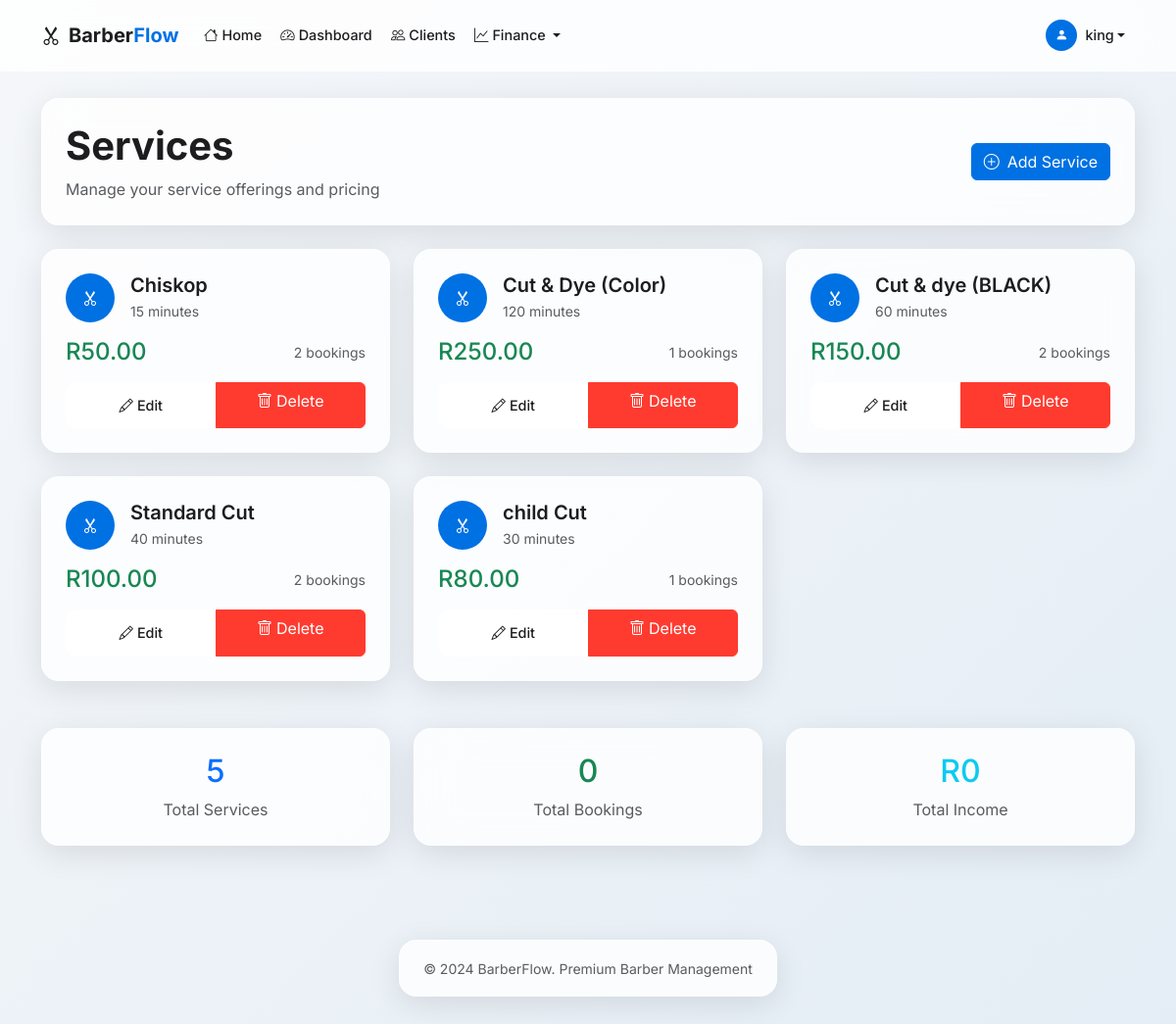
Page /services/ (signed in) on the committed database.
### barber/models.py (models this page shows, shortened)
class Barber(AbstractUser):
    phone = models.CharField(max_length=15, blank=True)
    work_start_time = models.TimeField(default='08:00')
    work_end_time = models.TimeField(default='18:00')
    sms_notifications_enabled = models.BooleanField(default=True)
    class Meta:
        verbose_name = 'Barber'
        verbose_name_plural = 'Barbers'

class Service(models.Model):
    barber = models.ForeignKey(Barber, on_delete=models.CASCADE, related_name='services')
    name = models.CharField(max_length=100)
    duration_minutes = models.IntegerField(help_text="Duration in minutes")
    price = models.DecimalField(max_digits=10, decimal_places=2)
    created_at = models.DateTimeField(auto_now_add=True)
    class Meta:
        ordering = ['name']
        unique_together = ['barber', 'name']

### barber/views.py (the view)
# urls.py: path('services/', views.services_list, name='services_list'),
@login_required
def services_list(request):
    services = Service.objects.filter(barber=request.user)
    return render(request, 'barber/services_list.html', {'services': services})

### templates/barber/services_list.html (shortened to what this page needs)
{% extends 'barber/base.html' %}
{% block content %}
<div class="container">
    <div class="row mb-4 fade-in-up">
        <div class="col-12">
            <div class="card-apple p-4">
                <div class="row align-items-center">
                    <div class="col-md-8">
                        <h1 class="display-6 fw-bold mb-2">Services</h1>
                        <p class="text-muted mb-0">Manage your service offerings and pricing</p>
                    </div>
                    <div class="col-md-4 text-end">
                        <a href="{% url 'service_create' %}" class="btn btn-apple-primary">
                            <i class="bi bi-plus-circle me-2"></i>Add Service
                        </a>
                    </div>
                </div>
            </div>
        </div>
    </div>
    <div class="row">
        {% for service in services %}
        <div class="col-md-6 col-lg-4 mb-4 fade-in-up" style="animation-delay: {{ forloop.counter0|add:0.1 }}s;">
            <div class="card-apple h-100">
                <div class="card-body p-4">
                    <div class="d-flex align-items-start mb-3">
                        <div class="rounded-circle bg-primary d-flex align-items-center justify-content-center me-3"
                             style="width: 50px; height: 50px; background: var(--accent-blue) !important;">
                            <i class="bi bi-scissors text-white"></i>
                        </div>
                        <div class="flex-grow-1">
                            <h5 class="fw-semibold mb-1">{{ service.name }}</h5>
                            <div class="text-muted small">
                                {{ service.duration_minutes }} minutes
                            </div>
                        </div>
                    </div>
                    <div class="d-flex justify-content-between align-items-center mb-3">
                        <div class="h4 text-success mb-0">R{{ service.price }}</div>
                        <div class="text-muted small">
                            {{ service.bookings.count }} bookings
                        </div>
                    </div>
                    <div class="btn-group w-100">
                        <a href="{% url 'service_edit' service.pk %}" class="btn btn-apple flex-fill">
                            <i class="bi bi-pencil me-1"></i>Edit
                        </a>
                        <a href="{% url 'service_delete' service.pk %}"
                           class="btn btn-apple-danger flex-fill"
                           onclick="return confirm('Delete {{ service.name }}?')">
                            <i class="bi bi-trash me-1"></i>Delete
                        </a>
                    </div>
                </div>
            </div>
        </div>
        {% endfor %}
    </div>
    <div class="row mt-4">
        <div class="col-md-4">
            <div class="card-apple text-center p-4">
                <div class="h2 text-primary mb-2">{{ services|length }}</div>
                <div class="text-muted">Total Services</div>
            </div>
        </div>
        <div class="col-md-4">
            <div class="card-apple text-center p-4">
                <div class="h2 text-success mb-2">
                    {{ total_bookings|default:"0" }}
                </div>
                <div class="text-muted">Total Bookings</div>
            </div>
        </div>
        <div class="col-md-4">
            <div class="card-apple text-center p-4">
                <div class="h2 text-info mb-2">
                    R{{ total_income|default:"0" }}
                </div>
                <div class="text-muted">Total Income</div>
            </div>
        </div>
    </div>
</div>
{% endblock %}

### templates/barber/base.html (shortened to what this page needs)
<!DOCTYPE html>
<html lang="en">
<head>
    <link href="https://cdn.jsdelivr.net/npm/bootstrap@5.3.0/dist/css/bootstrap.min.css" rel="stylesheet">
    <link rel="stylesheet" href="https://cdn.jsdelivr.net/npm/bootstrap-icons@1.10.0/font/bootstrap-icons.css">
    {% load static %}
</head>
<body>
    {% if user.is_authenticated %}
    <nav class="navbar navbar-expand-lg navbar-apple fixed-top">
        <div class="container">
            <a class="navbar-brand fw-bold" href="{% url 'home' %}" style="color: var(--text-primary);">
                <i class="bi bi-scissors me-2"></i>Barber<span style="color: var(--accent-blue);">Flow</span>
            </a>
            <div class="collapse navbar-collapse" id="navbarNav">
                <ul class="navbar-nav me-auto">
                    <li class="nav-item">
                        <a class="nav-link nav-link-apple {% if request.resolver_match.url_name == 'home' %}active{% endif %}" href="{% url 'home' %}">
                            <i class="bi bi-house me-1"></i>Home
                        </a>
                    </li>
                    <li class="nav-item">
                        <a class="nav-link nav-link-apple {% if request.resolver_match.url_name == 'dashboard' %}active{% endif %}" href="{% url 'dashboard' %}">
                            <i class="bi bi-speedometer2 me-1"></i>Dashboard
                        </a>
                    </li>
                    <li class="nav-item">
                        <a class="nav-link nav-link-apple {% if request.resolver_match.url_name == 'clients_list' %}active{% endif %}" href="{% url 'clients_list' %}">
                            <i class="bi bi-people me-1"></i>Clients
                        </a>
                    </li>
                    <li class="nav-item dropdown">
                        <a class="nav-link nav-link-apple dropdown-toggle" href="#" role="button" data-bs-toggle="dropdown">
                            <i class="bi bi-graph-up me-1"></i>Finance
                        </a>
                    </li>
                </ul>
                <ul class="navbar-nav">
                    <li class="nav-item dropdown">
                        <a class="nav-link nav-link-apple dropdown-toggle d-flex align-items-center" href="#" role="button" data-bs-toggle="dropdown">
                            <div class="rounded-circle bg-primary d-flex align-items-center justify-content-center me-2" style="width: 32px; height: 32px; background: var(--accent-blue) !important;">
                                <i class="bi bi-person-fill text-white" style="font-size: 0.8rem;"></i>
                            </div>
                            {{ user.username }}
                        </a>
                    </li>
                </ul>
            </div>
        </div>
    </nav>
    {% endif %}
    <main class="container-fluid py-4" style="margin-top: {% if user.is_authenticated %}76px{% else %}0{% endif %};">
        {% block content %}{% endblock %}
    </main>
    {% if user.is_authenticated %}
    <footer class="py-4 mt-5">
        <div class="container text-center">
            <div class="card-apple px-4 py-3 d-inline-block">
                <small class="text-muted">&copy; 2024 BarberFlow. Premium Barber Management</small>
            </div>
        </div>
    </footer>
    {% endif %}
</body>
</html>

### templates/barber/base.html (style rules this page uses)
:root { --apple-glass: rgba(255, 255, 255, 0.8); --apple-glass-border: rgba(255, 255, 255, 0.4); --apple-glass-shadow: 0 8px 32px rgba(0, 0, 0, 0.1); --apple-blur: blur(20px); --text-primary: #1d1d1f; --text-secondary: #86868b; --accent-blue: #0071e3; --accent-green: #00c853; --accent-orange: #ff9500; --accent-red: #ff3b30; }
* { margin: 0; padding: 0; box-sizing: border-box; }
body { font-family: 'Inter', -apple-system, BlinkMacSystemFont, sans-serif; background: linear-gradient(135deg, #f5f7fa 0%, #e4edf5 100%); min-height: 100vh; color: var(--text-primary); line-height: 1.5; -webkit-font-smoothing: antialiased; }
.navbar-apple { background: rgba(255, 255, 255, 0.8) !important; backdrop-filter: blur(20px); -webkit-backdrop-filter: blur(20px); border-bottom: 1px solid rgba(255, 255, 255, 0.4); padding: 0.75rem 0; }
.nav-link-apple { color: var(--text-primary) !important; font-weight: 500; padding: 0.5rem 1rem; border-radius: 12px; transition: all 0.3s cubic-bezier(0.4, 0, 0.2, 1); margin: 0 0.1rem; font-size: 0.9rem; }
.card-apple { background: var(--apple-glass); backdrop-filter: var(--apple-blur); -webkit-backdrop-filter: var(--apple-blur); border: 1px solid var(--apple-glass-border); border-radius: 18px; box-shadow: var(--apple-glass-shadow); transition: all 0.4s cubic-bezier(0.4, 0, 0.2, 1); overflow: hidden; }
.btn-apple { background: rgba(255, 255, 255, 0.9); backdrop-filter: blur(10px); border: 1px solid rgba(255, 255, 255, 0.6); color: var(--text-primary); border-radius: 12px; padding: 0.75rem 1.5rem; font-weight: 500; transition: all 0.3s cubic-bezier(0.4, 0, 0.2, 1); font-size: 0.9rem; }
.btn-apple-primary { background: var(--accent-blue); color: white; border: 1px solid var(--accent-blue); }
.btn-apple-danger { background: var(--accent-red); color: white; border: 1px solid var(--accent-red); }
.fade-in-up { animation: fadeInUp 0.6s ease-out; }

### rows in the picture
Barber: username "king"
Service: name "Chiskop", duration_minutes "15", price "50.00", bookings.count "2"
Service: name "Cut & Dye (Color)", duration_minutes "120", price "250.00", bookings.count "1"
Service: name "Cut & dye (BLACK)", duration_minutes "60", price "150.00", bookings.count "2"
Service: name "Standard Cut", duration_minutes "40", price "100.00", bookings.count "2"
Service: name "child Cut", duration_minutes "30", price "80.00", bookings.count "1"

### other values in the picture
{{ services|length }} "5"
{{ total_bookings|default:"0" }} "0"
{{ total_income|default:"0" }} "0"
